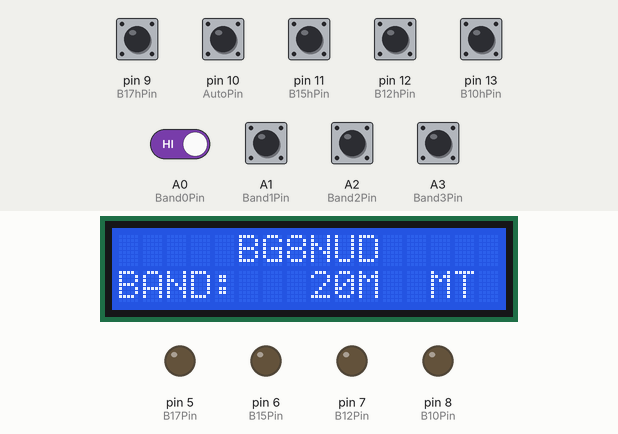
A sketch run on a simulated Arduino Uno, built with avr-gcc and run on an emulated ATmega328P. On the bench: 16×2 character LCD, output pins drawn as LEDs (lit = HIGH). The test bench sets the inputs (shaded band); at power-on: A0 (Band0Pin), A1 (Band1Pin), A2 (Band2Pin), A3 (Band3Pin), pin 9 (B17hPin), pin 10 (AutoPin), pin 11 (B15hPin), pin 12 (B12hPin), pin 13 (B10hPin) HIGH. What the sketch prints to the serial monitor is not drawn.

Above: at 3.3 s.
3.4 s: pin 10 (AutoPin) pulled LOW for 0.75 s
At 4.6 s:
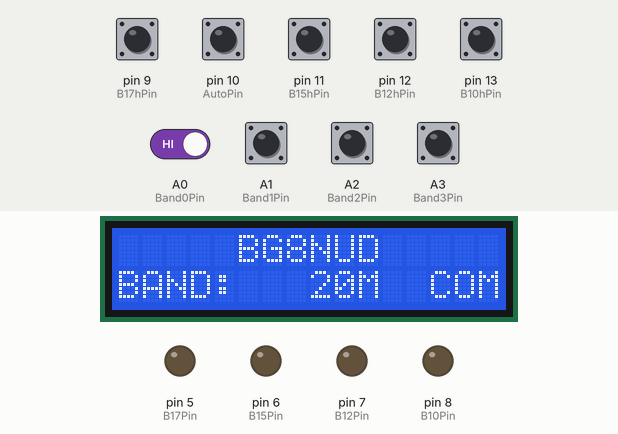
6.2 s: pin 9 (B17hPin) pulled LOW for 0.75 s
At 7.1 s:
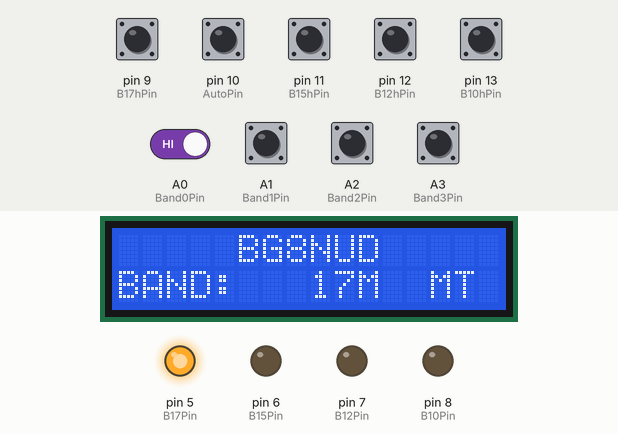
8.7 s: pin 11 (B15hPin) pulled LOW for 0.75 s
At 9.6 s:
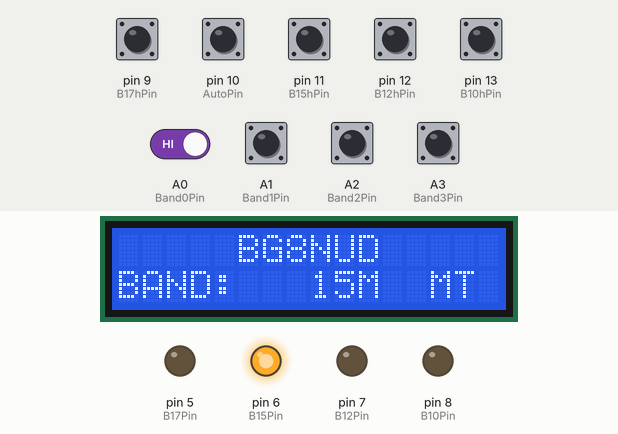
11.2 s: pin 12 (B12hPin) pulled LOW for 0.75 s
At 12.1 s:
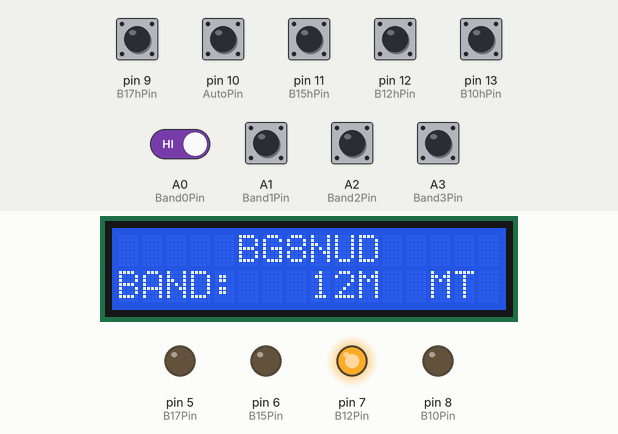
13.7 s: pin 13 (B10hPin) pulled LOW for 0.75 s
At 14.5 s:
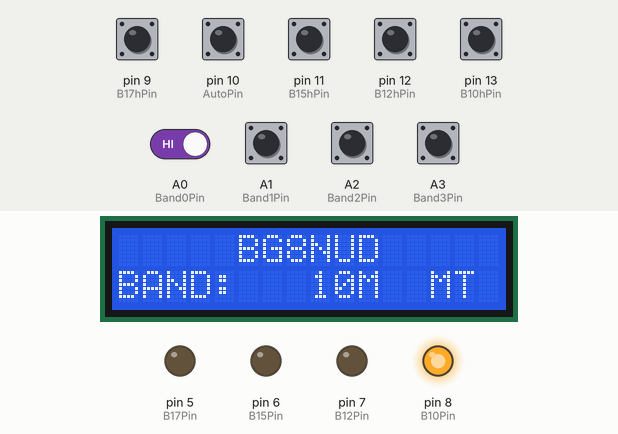
16.2 s: pin 10 (AutoPin) driven LOW and A0 (Band0Pin) driven LOW
At 17.2 s:
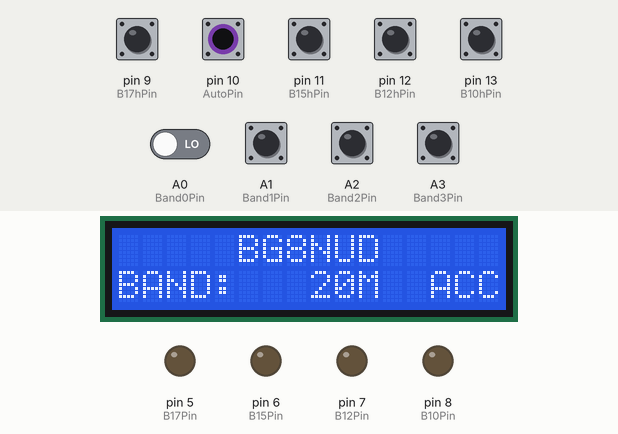
Timing chart, 0 to 19.0 s (numbered marks = the images above; inputs shaded):
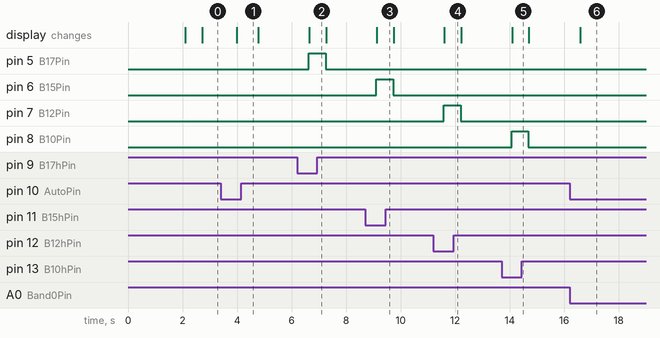

Measured:
- after the input at 3.4 s, the display: changes after 0.58 s (image 1)
- after the input at 6.2 s, pin 5 (B17Pin): LOW → HIGH after 0.43 s, → LOW 0.62 s later; the display: changes after 0.45 s (image 2)
- after the input at 8.7 s, pin 6 (B15Pin): LOW → HIGH after 0.41 s, → LOW 0.62 s later; the display: changes after 0.43 s (image 3)
- after the input at 11.2 s, pin 7 (B12Pin): LOW → HIGH after 0.39 s, → LOW 0.62 s later; the display: changes after 0.41 s (image 4)
- after the input at 13.7 s, pin 8 (B10Pin): LOW → HIGH after 0.37 s, → LOW 0.62 s later; the display: changes after 0.39 s (image 5)
- after the input at 16.2 s, the display: changes after 0.39 s (image 6)

The sketch:

tw2010antboxforK3.ino
```cpp
/* TW2010手自一体控制器，支持ACC、串口和手动控制优先级从高到低分别为ACC、串口、手动。10、12、
15、17波段对应设置pin脚控制，20米默认全部为LOW。出可控波段外，全部按20米输出。未用管脚为0、1、2、3、4 */
#define DEBUG false    //设定调试状态
#include <Wire.h>
#include <LiquidCrystal_I2C.h>

LiquidCrystal_I2C lcd(0x27, 16, 2); // set the LCD address to 0x27 for a 16 chars and 2 line display

String inputString, Freq, band;   //定义变量
int Band0Pin = A0;     // K3 ACC口对应的定义引脚，左边是K3的，右边是单片机的
int Band1Pin = A1;
int Band2Pin = A2;
int Band3Pin = A3;

//int B20Pin = 4;        //波段输出引脚
int B17Pin = 5;		//如果给TW2010用,这里的20和40可以不接
int B15Pin = 6;
int B12Pin = 7;
int B10Pin = 8;
//int B40Pin = 2;

//int B20hPin = 3;        //波段输入引脚
int B17hPin = 9;		//如果给TW2010用,这里的20和40可以不接
int B15hPin = 11;
int B12hPin = 12;
int B10hPin = 13;

int AutoPin = 10;	//自动模式的控制脚，这个引脚接在波段开关的Auto档位上，LOW为启动自动模式。
int TxPin = 1;         //If TxPin is High,then the other COM is sending .
int AutoState = 0;
int TxState = 0;
int bandinfo = 0;

//int oldband = 0;
String modeinfo;

void setup() {
  pinMode(0, INPUT);
  pinMode(1, OUTPUT);


  pinMode(Band0Pin, INPUT_PULLUP);	//程序开始，设定BCD引脚为输入状态,拉高电平，防止干扰，LOW生效
  pinMode(Band1Pin, INPUT_PULLUP);
  pinMode(Band2Pin, INPUT_PULLUP);
  pinMode(Band3Pin, INPUT_PULLUP);
  pinMode(AutoPin, INPUT_PULLUP);	//设定自动模式引脚为输入

  //pinMode(B40Pin, OUTPUT);	//设定波段引脚为输出
  //pinMode(B20Pin, OUTPUT);
  pinMode(B17Pin, OUTPUT);
  pinMode(B15Pin, OUTPUT);
  pinMode(B12Pin, OUTPUT);
  pinMode(B10Pin, OUTPUT);

  //pinMode(B20hPin, INPUT_PULLUP);//设定波段引脚为输入,拉高电平，防止干扰，LOW生效
  pinMode(B17hPin, INPUT_PULLUP);
  pinMode(B15hPin, INPUT_PULLUP);
  pinMode(B12hPin, INPUT_PULLUP);
  pinMode(B10hPin, INPUT_PULLUP);

  lcd.init();                      // initialize the lcd
  lcd.backlight();//打开背光灯
  lcd.noCursor();
  lcd.setCursor(0, 0);
  lcd.print("Design By BG6JJI");
  lcd.setCursor(0, 1);
  lcd.print("Made   By BG8NUD");
  delay (2000);
  lcd.clear();//不能老清屏，屏幕会闪的厉害

  Serial.begin(9600,SERIAL_8N1 );		//启动串口,速率38400，可调整
    Serial.println("AI3;");      //这里是双向模式用的设定Kx3的命令，单向暂时不需要
}

void loop() {
  AutoState = digitalRead(AutoPin);         //不停读自动模式脚状态
  if (AutoState == LOW) {     		//如果自动模式电平为低，则进入自动切换模式

    if (accbandcode() != 1111) {    //拉高引脚，如果为LOW说明有信号输入，参见后续ACC部分说明
      BandSwitch(accbandcode());    //按accbandcode代码切换波段
      modeinfo = "ACC";
      displaybandinfo();
    }
    else   {                       //否则使用串口切换波段
//      pinMode(TxPin, INPUT);
  //    TxState = digitalRead(TxPin);
 //     delay(10);
  //    pinMode(TxPin, OUTPUT );
//      if (TxState == HIGH ) {

//      } else {


//  delay(200);
//  Serial.println("IF;");

//      }
      Serialpress(); //处理串口信息
      BandSwitch(cmdprocess());
      modeinfo = "COM";
      displaybandinfo();
    }
  }
  else {
    BandSwitch(handswitch());			//如果自动状态不满足，进入手动模式，由手动控制码控制，继电器按手动开关位置动作。
    modeinfo = "MT ";
    displaybandinfo();
  }

}

int handswitch() {
  delay (600);   //延时，软件消抖用，不加则在开关切换过程中会回到20米，也可以硬件开关两端并联0.1UF电容实现硬件防抖。硬件部分本次暂不采用。
  //if ( digitalRead(B40hPin)==LOW ) return 1; else   //upthere 40m
  //if (digitalRead(B20hPin) == LOW  )    return 2; else  //upthere 20m
  if (digitalRead(B17hPin) == LOW  )  return 3; else  //upthere 17m 按引脚状态返回波段代码，都不满足返回99即默认20米
      if (digitalRead(B15hPin) == LOW  )  return 4; else  //upthere 15m
          if (digitalRead(B12hPin) == LOW  )  return 5; else  //upthere 12m
              if (digitalRead(B10hPin) == LOW  )  return 6; else  //upthere 10m
          // if (digitalRead(B6hPin)== LOW )  return 7; else
          return 99;   //upthere 6m
}

void displaybandinfo() {

  //lcd.clear();//不能老清屏，屏幕会闪的厉害
  lcd.noCursor();//隐藏光标
  lcd.setCursor(5, 0); //光标起始位置第1行第8列
  lcd.print("BG8NUD");// 用户呼号

  lcd.setCursor(0, 1); //光标起始位置第2行第1列
  lcd.print("BAND:" );//显示当前波段
  lcd.setCursor(8, 1);
  lcd.print(bandinfo);
  lcd.print("M");
  lcd.setCursor(13, 1); //光标起始位置第2行第1列
  //lcd.print("MODE:" );// 显示模式状态
  lcd.print(modeinfo);
}


int  FreeRam() {				//内存剩余容量子程序
  extern int  __bss_end;
  extern int* __brkval;
  int free_memory;
  if (reinterpret_cast<int>(__brkval) == 0) {
    // if no heap use from end of bss section
    free_memory = reinterpret_cast<int>(&free_memory)
                  - reinterpret_cast<int>(&__bss_end);
  } else {
    // use from top of stack to heap
    free_memory = reinterpret_cast<int>(&free_memory)
                  - reinterpret_cast<int>(__brkval);
  }
  return free_memory;
}

void Serialpress() {				//处理串口信息子程序
  while (Serial.available()>0) {
    // get the new byte:
      inputString +=char( Serial.read());
//  #ifdef DEBUG
//    Serial.print(inputString);
//#endif
    delay(2);
  }
}

void BandSwitch(int _band) {			//切换波段子程序，数字对应波段
//#ifdef DEBUG
//  Serial.println("BandSwitch:" + _band);
//#endif
  switch (_band) {
    //    case 1:
    //40m Band
    //      digitalWrite(B20Pin, LOW);
    //      digitalWrite(B17Pin, LOW);
    //      digitalWrite(B15Pin, LOW);
    //      digitalWrite(B12Pin, LOW);
    //      digitalWrite(B10Pin, LOW);
    //      digitalWrite(B40Pin, HIGH);
    //      bandinfo = 40;
    //      break;
    //case 2:
    //20m Band
    //digitalWrite(B20Pin, HIGH);
    //digitalWrite(B17Pin, LOW);
    //digitalWrite(B15Pin, LOW);
    //digitalWrite(B12Pin, LOW);
    // digitalWrite(B10Pin, LOW);
    //      digitalWrite(B40Pin, LOW);
    //bandinfo = 20;
    // break;
    case 3:
      //17m Band
      //digitalWrite(B20Pin, LOW);
      digitalWrite(B17Pin, HIGH);
      digitalWrite(B15Pin, LOW);
      digitalWrite(B12Pin, LOW);
      digitalWrite(B10Pin, LOW);
      //      digitalWrite(B40Pin, LOW);
      bandinfo = 17;  //返回波段信息，在LCD显示用。下同
      break;
    case 4:
      //15m Band
      //digitalWrite(B20Pin, LOW);
      digitalWrite(B17Pin, LOW);
      digitalWrite(B15Pin, HIGH);
      digitalWrite(B12Pin, LOW);
      digitalWrite(B10Pin, LOW);
      //digitalWrite(B40Pin, LOW);
      bandinfo = 15;
      break;
    case 5:
      //12m Band
      //digitalWrite(B20Pin, LOW);
      digitalWrite(B17Pin, LOW);
      digitalWrite(B15Pin, LOW);
      digitalWrite(B12Pin, HIGH);
      digitalWrite(B10Pin, LOW);
      //      digitalWrite(B40Pin, LOW);
      bandinfo = 12;
      break;
    case 6:
      //10m Band
      //digitalWrite(B20Pin, LOW);
      digitalWrite(B17Pin, LOW);
      digitalWrite(B15Pin, LOW);
      digitalWrite(B12Pin, LOW);
      digitalWrite(B10Pin, HIGH);
      //      digitalWrite(B40Pin, LOW);
      bandinfo = 10;
      break;
    case 999:
          break;
    default:  //所有不满足条件的都输出20米控制信号
      //20m Band
      //digitalWrite(B20Pin, HIGH);
      digitalWrite(B17Pin, LOW);
      digitalWrite(B15Pin, LOW);
      digitalWrite(B12Pin, LOW);
      digitalWrite(B10Pin, LOW);
      //      digitalWrite(B40Pin, LOW);
      bandinfo = 20;
      break;
  }
}

int accbandcode() {			//处理BCD码，下面有对应状态
  /*  BAND CODE
  BAND    BAND3/2/1/0
  160m    0001
  80m     0010
  60m     0000
  40m     0011
  30m     0100
  20m     0101
  17m     0110
  15m     0111
  12m     1000
  10m     1001
  6m      1010
  */

  String bcdcode = String(digitalRead(Band3Pin)) + String(digitalRead(Band2Pin)) + String(digitalRead(Band1Pin)) + String(digitalRead(Band0Pin));	//读取每个脚状态，并合并
  int code = bcdcode.toInt();	//转换为整数去判断
//#ifdef DEBUG
//  Serial.println("ACC Band Code:" + code);
//#endif
  switch (code) {
    case 1:   //160m
      return 89;
      break;
    case 10:  //80m
      return 88;
      break;
    case 0:   //60m
      return 87;
      break;
    case 11:  //40m
      return 1;
      break;
    case 100:  //30m
      return 86;
      break;
    case 101:  //20m
      return 2;
      break;
    case 110:  //17m
      return 3;
      break;
    case 111:  //15m
      return 4;
      break;
    case 1000:  //12m
      return 5;
      break;
    case 1001:  //10m
      return 6;
      break;
    case 1010:  //6m
      return 7;
      break;
    case 1111: // no input return 1111
      return 1111;
      break;
    default:
      return 99;
      break;
  }

}

int cmdprocess() {					//串口命令判断子程序
  while (inputString.length() > 0) {
    int indexofcmd = inputString.indexOf(';');	//判断是否为空
    if ( indexofcmd < 0)  {
      inputString = "";
//#ifdef DEBUG
//      Serial.print("cmdprocess():IndexOf ; < 0.Breaking...");
//#endif
        break;
    }
    String singlecmd = inputString.substring(0, indexofcmd);
    inputString = inputString.substring(indexofcmd + 1, inputString.length());
//#ifdef DEBUG
//    Serial.print("Singlecmd:"); Serial.println(singlecmd);
//    Serial.print("inputString:"); Serial.println(inputString);
//#endif
    if (singlecmd.startsWith("FA")) return (stringtoband(singlecmd.substring(5, 7)));		//如果命令起始FA则执行取波段操作
    else
    if (singlecmd.startsWith("IF")) return (stringtoband(singlecmd.substring(5, 7)));
  		//如果命令起始IF则执行取波段操作

  }
  return 999;
}


int stringtoband(String bandstr) {   //IF[f]*****+yyyyrx*00tmvspbd1*;          //字符串转换为波段数据子程序
  int bandnum = bandstr.toInt();							//抓到的字符串转换为整数，目前只抓兆单位
  if (bandnum == 7 ) return 1; else   //upthere 40m
      if (bandnum == 14 )   return 2; else   //upthere 20m
          if (bandnum == 18 )  return 3; else   //upthere 17m
              if (bandnum == 21 )  return 4; else   //upthere 15m
                  if (bandnum == 24 )  return 5; else   //upthere 12m
                      if (bandnum == 28 || bandnum == 29 )  return 6; else   //upthere 10m
                          if (bandnum == 51 )  return 7; else return 99;   //upthere 6m
//#ifdef DEBUG
//  Serial.println("Serial_Bandnumber:" + bandnum);
//#endif
}
```
